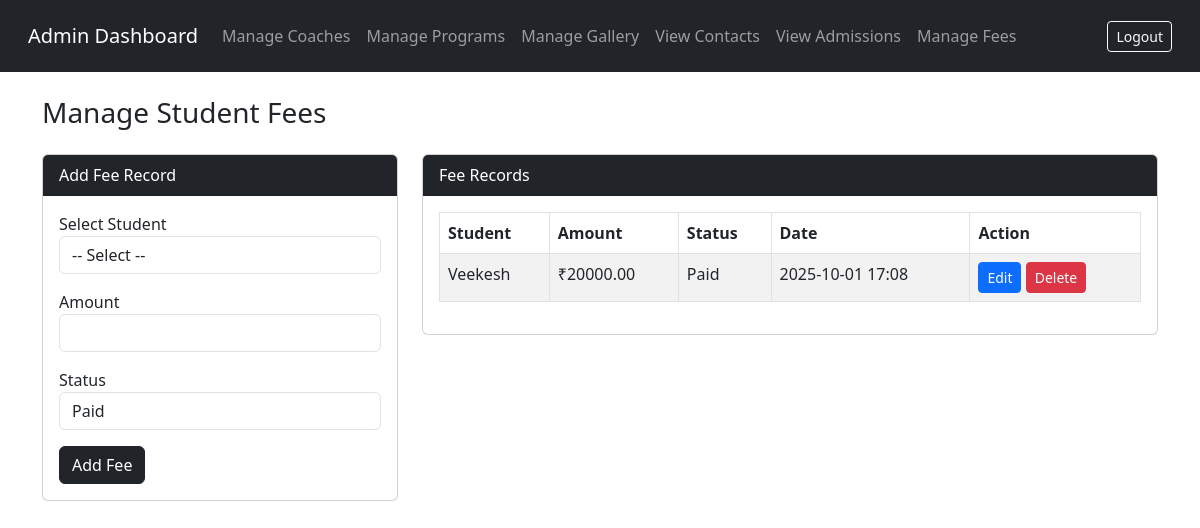
Screenshot of /admin-area/manage-fees/ (signed in) with the database file from the repository.
### core/models.py (models this page shows, shortened)
class StudentFee(models.Model):
    student = models.ForeignKey(Admission, on_delete=models.CASCADE)
    amount = models.DecimalField(max_digits=10, decimal_places=2)
    status = models.CharField(max_length=20, choices=[('Paid', 'Paid'), ('Pending', 'Pending')])
    payment_date = models.DateTimeField(auto_now_add=True)

class Admission(models.Model):
    name = models.CharField(max_length=100)
    email = models.EmailField()
    phone = models.CharField(max_length=15)
    dob = models.DateField()
    address = models.TextField()
    program = models.ForeignKey(Program, on_delete=models.SET_NULL, null=True)
    date_applied = models.DateTimeField(auto_now_add=True)

### core/views.py (the view, shortened to what this page needs)
# urls.py: path('admin-area/manage-fees/', views.manage_fees, name='manage_fees'),
@login_required(login_url='admin_login')
@user_passes_test(is_admin)
def manage_fees(request):
    admissions = Admission.objects.all().order_by('-date_applied')
    fees = StudentFee.objects.all().order_by('-payment_date')
    return render(request, 'admin/manage_fees.html', {
        'admissions': admissions,
        'fees': fees
    })

### core/views.py (called while the page is built)
def is_admin(user):
    return user.is_staff

### core/templates/admin/manage_fees.html (shortened to what this page needs)
{% include 'includes/admin_header.html' %}
<h3 class="mb-4">Manage Student Fees</h3>
<div class="row">
    <div class="col-md-4">
        <div class="card">
            <div class="card-header bg-dark text-white">Add Fee Record</div>
            <div class="card-body">
                <form method="POST">
                    <div class="mb-3">
                        <label>Select Student</label>
                        <select name="admission_id" class="form-control" required>
                            <option value="">-- Select --</option>
                        </select>
                    </div>
                    <div class="mb-3">
                        <label>Amount</label>
                        <input type="number" name="amount" class="form-control" required>
                    </div>
                    <div class="mb-3">
                        <label>Status</label>
                        <select name="status" class="form-control" required>
                            <option value="Paid">Paid</option>
                        </select>
                    </div>
                    <button type="submit" class="btn btn-dark">Add Fee</button>
                </form>
            </div>
        </div>
    </div>
    <div class="col-md-8">
        <div class="card">
            <div class="card-header bg-dark text-white">Fee Records</div>
            <div class="card-body">
                <table class="table table-bordered table-striped">
                    <thead>
                        <tr>
                            <th>Student</th>
                            <th>Amount</th>
                            <th>Status</th>
                            <th>Date</th>
                            <th>Action</th>
                        </tr>
                    </thead>
                    <tbody>
                        {% for fee in fees %}
                        <tr>
                            <td>{{ fee.student.name }}</td>
                            <td>₹{{ fee.amount }}</td>
                            <td>{{ fee.status }}</td>
                            <td>{{ fee.payment_date|date:"Y-m-d H:i" }}</td>
                            <td>
                                <a href="{% url 'edit_fee' fee.id %}" class="btn btn-sm btn-primary">Edit</a>
                                <a href="{% url 'delete_fee' fee.id %}" class="btn btn-sm btn-danger"
                                    onclick="return confirm('Delete this fee record?');">Delete</a>
                            </td>
                        </tr>
                        {% empty %}
                        <tr>
                            <td colspan="4">No fee records found.</td>
                        </tr>
                        {% endfor %}
                    </tbody>
                </table>
            </div>
        </div>
    </div>
</div>
{% include 'includes/admin_footer.html' %}

### rows the page displays
StudentFee: student.name "Veekesh", amount "20000.00", status "Paid", payment_date "2025-10-01 17:08"
